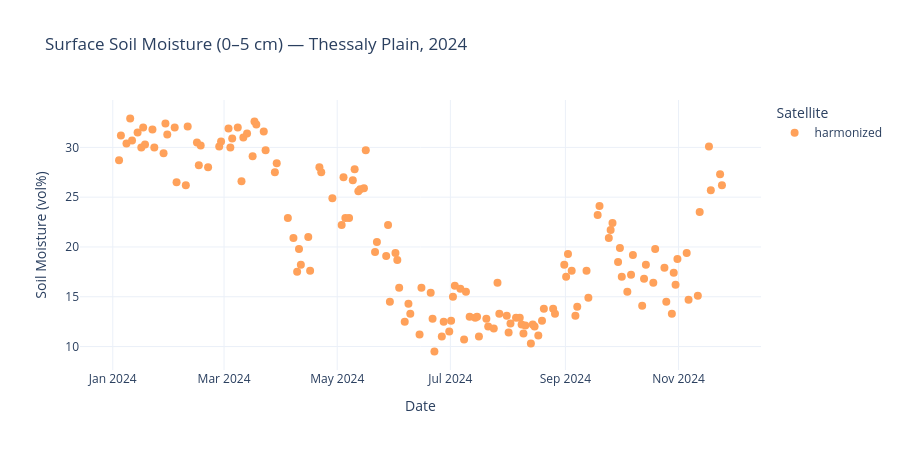

Notebook source saved alongside this figure:
### Markdown cell above
## Interactive time series

Each dot represents one satellite acquisition. Colour indicates the sensor.
Hover over any point to see the exact date and soil moisture value.

### Code cell
SOURCE_COLORS = {
    'S2':      '#4CAF50',
    'S1_asc':  '#2196F3',
    'S1_desc': '#7B1FA2',
    'L89':     '#FF9800',
}

fig = px.scatter(
    df.reset_index(),
    x='datetime',
    y='soil_moisture',
    color='source',
    color_discrete_map=SOURCE_COLORS,
    title='Surface Soil Moisture (0–5 cm) — Thessaly Plain, 2024',
    labels={
        'soil_moisture': 'Soil Moisture (vol%)',
        'datetime': 'Date',
        'source': 'Satellite',
    },
)
fig.update_traces(marker_size=8)
fig.update_layout(height=450, template='plotly_white', hovermode='x unified')
fig.show()

### Figure 1 — Plotly figure (JSON) as saved in the notebook; plotly's stock layout.template omitted (floating-point values rounded to 4 significant figures; data arrays with more than 128 entries replaced by an {"elided": "..."} marker saying what was removed)
{"data": [{"hovertemplate": "Satellite=harmonized<br>Date=%{x}<br>Soil Moisture (vol%)=%{y}<extra></extra>", "legendgroup": "harmonized", "marker": {"color": "#FFA15A", "size": 8, "symbol": "circle"}, "mode": "markers", "name": "harmonized", "orientation": "v", "showlegend": true, "type": "scatter", "x": {"elided": "146 str values"}, "xaxis": "x", "y": {"elided": "146 float values"}, "yaxis": "y"}], "layout": {"height": 450, "hovermode": "x unified", "legend": {"title": {"text": "Satellite"}, "tracegroupgap": 0}, "title": {"text": "Surface Soil Moisture (0–5 cm) — Thessaly Plain, 2024"}, "xaxis": {"anchor": "y", "domain": [0, 1], "title": {"text": "Date"}}, "yaxis": {"anchor": "x", "domain": [0, 1], "title": {"text": "Soil Moisture (vol%)"}}}}
